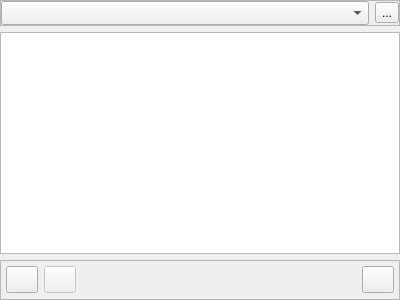
<?xml version="1.0" encoding="UTF-8"?>
<ui version="4.0">
 <class>ProjectNavigator</class>
 <widget class="QWidget" name="ProjectNavigator">
  <property name="geometry">
   <rect>
    <x>0</x>
    <y>0</y>
    <width>400</width>
    <height>300</height>
   </rect>
  </property>
  <property name="windowTitle">
   <string>Form</string>
  </property>
  <layout class="QVBoxLayout" name="verticalLayout">
   <property name="leftMargin">
    <number>0</number>
   </property>
   <property name="topMargin">
    <number>0</number>
   </property>
   <property name="rightMargin">
    <number>0</number>
   </property>
   <property name="bottomMargin">
    <number>0</number>
   </property>
   <item>
    <widget class="QFrame" name="frameSites">
     <property name="sizePolicy">
      <sizepolicy hsizetype="Preferred" vsizetype="Maximum">
       <horstretch>0</horstretch>
       <verstretch>0</verstretch>
      </sizepolicy>
     </property>
     <property name="frameShape">
      <enum>QFrame::StyledPanel</enum>
     </property>
     <property name="frameShadow">
      <enum>QFrame::Raised</enum>
     </property>
     <layout class="QHBoxLayout" name="horizontalLayout_6">
      <property name="leftMargin">
       <number>0</number>
      </property>
      <property name="topMargin">
       <number>0</number>
      </property>
      <property name="rightMargin">
       <number>0</number>
      </property>
      <property name="bottomMargin">
       <number>0</number>
      </property>
      <item>
       <widget class="QComboBox" name="cmbSites">
        <property name="minimumSize">
         <size>
          <width>0</width>
          <height>24</height>
         </size>
        </property>
        <property name="iconSize">
         <size>
          <width>24</width>
          <height>24</height>
         </size>
        </property>
       </widget>
      </item>
      <item>
       <widget class="QToolButton" name="btnEditSite">
        <property name="cursor">
         <cursorShape>PointingHandCursor</cursorShape>
        </property>
        <property name="text">
         <string>...</string>
        </property>
        <property name="icon">
         <iconset resource="../../resources/TeraClient.qrc">
          <normaloff>:/icons/edit.png</normaloff>:/icons/edit.png</iconset>
        </property>
        <property name="iconSize">
         <size>
          <width>20</width>
          <height>20</height>
         </size>
        </property>
       </widget>
      </item>
     </layout>
    </widget>
   </item>
   <item>
    <widget class="QTreeWidget" name="treeNavigator">
     <property name="editTriggers">
      <set>QAbstractItemView::NoEditTriggers</set>
     </property>
     <property name="showDropIndicator" stdset="0">
      <bool>false</bool>
     </property>
     <property name="selectionBehavior">
      <enum>QAbstractItemView::SelectRows</enum>
     </property>
     <property name="iconSize">
      <size>
       <width>24</width>
       <height>24</height>
      </size>
     </property>
     <property name="rootIsDecorated">
      <bool>true</bool>
     </property>
     <attribute name="headerVisible">
      <bool>false</bool>
     </attribute>
     <column>
      <property name="text">
       <string notr="true">1</string>
      </property>
     </column>
    </widget>
   </item>
   <item>
    <widget class="QFrame" name="bottomFrame">
     <property name="sizePolicy">
      <sizepolicy hsizetype="Preferred" vsizetype="Maximum">
       <horstretch>0</horstretch>
       <verstretch>0</verstretch>
      </sizepolicy>
     </property>
     <property name="minimumSize">
      <size>
       <width>0</width>
       <height>40</height>
      </size>
     </property>
     <property name="frameShape">
      <enum>QFrame::StyledPanel</enum>
     </property>
     <property name="frameShadow">
      <enum>QFrame::Raised</enum>
     </property>
     <layout class="QHBoxLayout" name="horizontalLayout_5">
      <property name="leftMargin">
       <number>5</number>
      </property>
      <property name="topMargin">
       <number>5</number>
      </property>
      <property name="rightMargin">
       <number>5</number>
      </property>
      <property name="bottomMargin">
       <number>5</number>
      </property>
      <item>
       <widget class="QToolButton" name="btnNewItem">
        <property name="minimumSize">
         <size>
          <width>32</width>
          <height>20</height>
         </size>
        </property>
        <property name="cursor">
         <cursorShape>PointingHandCursor</cursorShape>
        </property>
        <property name="text">
         <string/>
        </property>
        <property name="icon">
         <iconset resource="../../resources/TeraClient.qrc">
          <normaloff>:/icons/new.png</normaloff>:/icons/new.png</iconset>
        </property>
        <property name="iconSize">
         <size>
          <width>20</width>
          <height>20</height>
         </size>
        </property>
        <property name="popupMode">
         <enum>QToolButton::InstantPopup</enum>
        </property>
        <property name="autoRaise">
         <bool>false</bool>
        </property>
        <property name="arrowType">
         <enum>Qt::NoArrow</enum>
        </property>
       </widget>
      </item>
      <item>
       <widget class="QToolButton" name="btnDeleteItem">
        <property name="enabled">
         <bool>false</bool>
        </property>
        <property name="minimumSize">
         <size>
          <width>32</width>
          <height>20</height>
         </size>
        </property>
        <property name="cursor">
         <cursorShape>PointingHandCursor</cursorShape>
        </property>
        <property name="text">
         <string/>
        </property>
        <property name="icon">
         <iconset resource="../../resources/TeraClient.qrc">
          <normaloff>:/icons/delete_old.png</normaloff>:/icons/delete_old.png</iconset>
        </property>
        <property name="iconSize">
         <size>
          <width>20</width>
          <height>20</height>
         </size>
        </property>
        <property name="popupMode">
         <enum>QToolButton::DelayedPopup</enum>
        </property>
       </widget>
      </item>
      <item>
       <spacer name="horizontalSpacer">
        <property name="orientation">
         <enum>Qt::Horizontal</enum>
        </property>
        <property name="sizeHint" stdset="0">
         <size>
          <width>40</width>
          <height>20</height>
         </size>
        </property>
       </spacer>
      </item>
      <item>
       <widget class="QToolButton" name="btnRefresh">
        <property name="minimumSize">
         <size>
          <width>32</width>
          <height>20</height>
         </size>
        </property>
        <property name="cursor">
         <cursorShape>PointingHandCursor</cursorShape>
        </property>
        <property name="text">
         <string/>
        </property>
        <property name="icon">
         <iconset resource="../../resources/TeraClient.qrc">
          <normaloff>:/icons/refresh.png</normaloff>:/icons/refresh.png</iconset>
        </property>
        <property name="iconSize">
         <size>
          <width>20</width>
          <height>20</height>
         </size>
        </property>
       </widget>
      </item>
     </layout>
    </widget>
   </item>
  </layout>
 </widget>
 <resources>
  <include location="../../resources/TeraClient.qrc"/>
 </resources>
 <connections/>
</ui>
